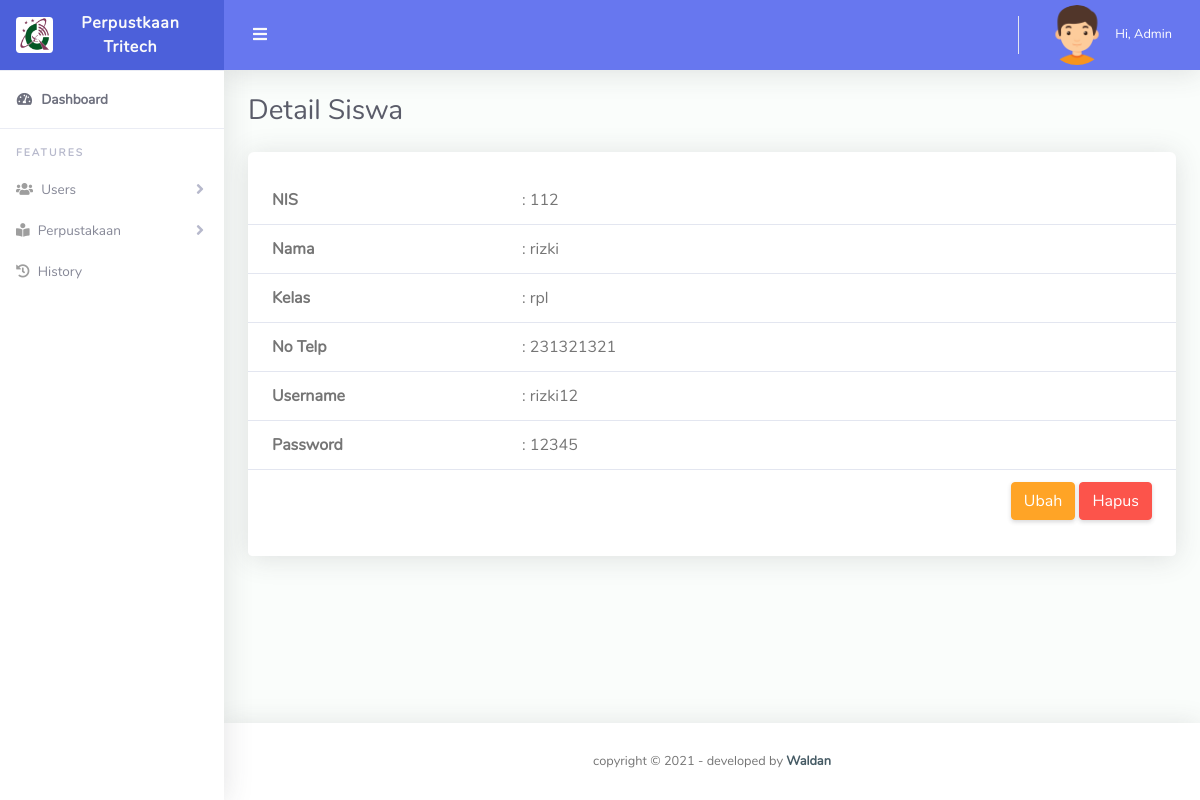
The page /siswa_detail.php?id_siswa=1 on the database its author committed.
### tables this page shows
CREATE TABLE `siswa` (
  `id_siswa` int(11) NOT NULL,
  `nis` varchar(255) NOT NULL,
  `nama_siswa` varchar(255) NOT NULL,
  `kelas` varchar(255) NOT NULL,
  `no_telp` varchar(14) NOT NULL,
  `username` varchar(255) NOT NULL,
  `password` varchar(255) NOT NULL,
  `level` varchar(10) NOT NULL,
  `created_at` timestamp NOT NULL DEFAULT current_timestamp(),
  `updated_at` timestamp NULL DEFAULT current_timestamp()
);

### config/functions/functionSiswa.php (called while the page is built, shortened)
<?php
include('./config/conn.php');
function detail($id)
{
    global $conn;
    $result = mysqli_query($conn, "SELECT * FROM siswa WHERE id_siswa = '$id'");
    $row = mysqli_fetch_assoc($result);
    return $row;
}

### siswa_detail.php (the view, shortened to what this page needs)
<?php
include('./config/functions/functionSiswa.php');
$id = $_GET['id_siswa'];
$detailSiswa = detail($id);
?>
<!DOCTYPE html>
<html lang="en">
<head>
    <?php include('./app/layouts/css.php'); ?>
</head>
<body id="page-top">
    <div id="wrapper">
        <?php include('./app/layouts/sidebar.php'); ?>
        <div id="content-wrapper" class="d-flex flex-column">
            <div id="content">
                <?php include('./app/layouts/topbar.php'); ?>
                <div class="container-fluid" id="container-wrapper">
                    <div class="d-sm-flex align-items-center justify-content-between mb-4">
                        <h1 class="h3 mb-0 text-gray-800">Detail Siswa</h1>
                    </div>
                    <div class="row">
                        <div class="col-lg-12 mb-4">
                            <div class="card">
                                <div class="table-responsive mt-4">
                                    <table class="table align-items-center table-flush">
                                        <tbody>
                                            <tr>
                                                <th style="width:250px;">NIS</th>
                                                <td>: <?= $detailSiswa['nis']; ?></td>
                                            </tr>
                                            <tr>
                                                <th style="width:250px;">Nama</th>
                                                <td>: <?= $detailSiswa['nama_siswa']; ?></td>
                                            </tr>
                                            <tr>
                                                <th style="width:250px;">Kelas</th>
                                                <td>: <?= $detailSiswa['kelas']; ?></td>
                                            </tr>
                                            <tr>
                                                <th style="width:250px;">No Telp</th>
                                                <td>: <?= $detailSiswa['no_telp']; ?></td>
                                            </tr>
                                            <tr>
                                                <th style="width:250px;">Username</th>
                                                <td>: <?= $detailSiswa['username']; ?></td>
                                            </tr>
                                            <tr>
                                                <th style="width:250px;">Password</th>
                                                <td>: <?= $detailSiswa['password']; ?></td>
                                            </tr>
                                            <tr>
                                                <td colspan="2" class="text-right"><a href="siswa_ubah.php?id_siswa=<?= $detailSiswa['id_siswa']; ?>" class="btn btn-warning">Ubah</a> <a href="siswa_hapus.php?id_siswa=<?= $detailSiswa['id_siswa']; ?>" class="btn btn-danger" onclick="return confirm('Yakin!')">Hapus</a></td>
                                            </tr>
                                        </tbody>
                                    </table>
                                </div>
                                <div class="card-footer"></div>
                            </div>
                        </div>
                    </div>
                </div>
            </div>
            <?php include('./app/layouts/footer.php'); ?>
        </div>
    </div>
</body>
</html>

### rows shown on the page
siswa: nis "112", nama_siswa "rizki", kelas "rpl", no_telp "231321321", username "rizki12", password "12345"
